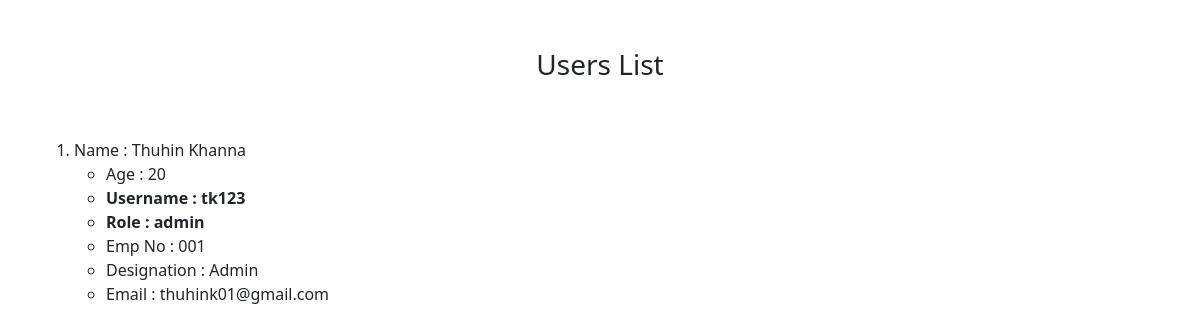
The app's page /display, older data.
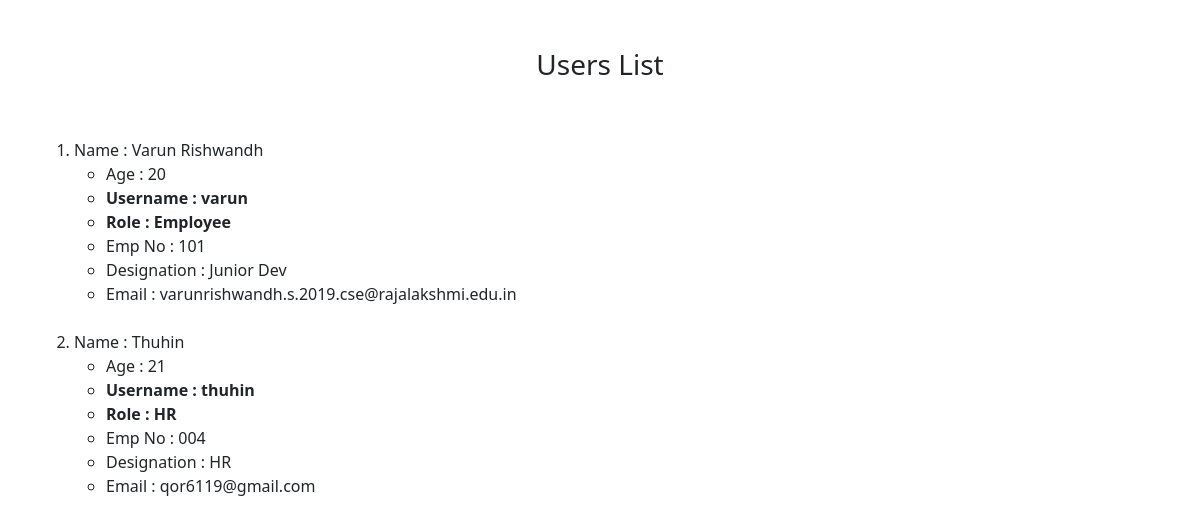
The same page, newer data.
### users/models.py (models this page shows)
class myuser(models.Model):
    Username = models.CharField(max_length=15)
    Name = models.CharField(max_length=25)
    Email = models.EmailField(max_length=100)
    Password = models.CharField(max_length=15)
    Age = models.CharField(max_length=2)
    Designation = models.CharField(max_length=15)
    Role = models.CharField(max_length=15)
    EmployeeNo = models.CharField(max_length=15)

### users/views.py (the view)
# urls.py: path("display", views.disp_users, name="disp_users"),
@csrf_exempt
def disp_users(request):
    users=[]
    qs = myuser.objects.all()
    for i in qs:
        if i.Username!="":
            users.append(i)
    return render(request, 'DispUsers.html', {'users':users})

### users/templates/DispUsers.html (shortened to what this page needs)
<!doctype html>
<html lang="en">
  <head>
    <link href="https://cdn.jsdelivr.net/npm/bootstrap@5.1.2/dist/css/bootstrap.min.css" rel="stylesheet">
  </head>
  <body class="container-fluid">
    <br><br>
    <center><h3> Users List </h3></center>
    <br><br>
    <div class="container-sm">
    <ol>
    {% for i in users %}
    <li>
      Name : {{ i.Name }}
      <ul>
        <li>Age : {{ i.Age }}</li>
        <strong><li>Username : {{ i.Username }}</li></strong>
        <strong><li>Role : {{ i.Role }}</li></strong>
        <li>Emp No : {{ i.EmployeeNo }}</li>
        <li>Designation : {{ i.Designation }}</li>
        <li>Email : {{ i.Email }}</li>
      </ul>
    </li>
    <br>
    {% endfor %}
    </ol>
    </div>
  </body>
</html>

Row changes from the older to the newer data that the page shows:
removed myuser: Name "Thuhin Khanna", Age "20", Username "tk123", Role "admin", EmployeeNo "001", Designation "Admin", Email "thuhink01@gmail.com"
added myuser: Name "Varun Rishwandh", Age "20", Username "varun", Role "Employee", EmployeeNo "101", Designation "Junior Dev", Email "varunrishwandh.s.2019.cse@rajalakshmi.edu.in"
added myuser: Name "Thuhin", Age "21", Username "thuhin", Role "HR", EmployeeNo "004", Designation "HR", Email "qor6119@gmail.com"
